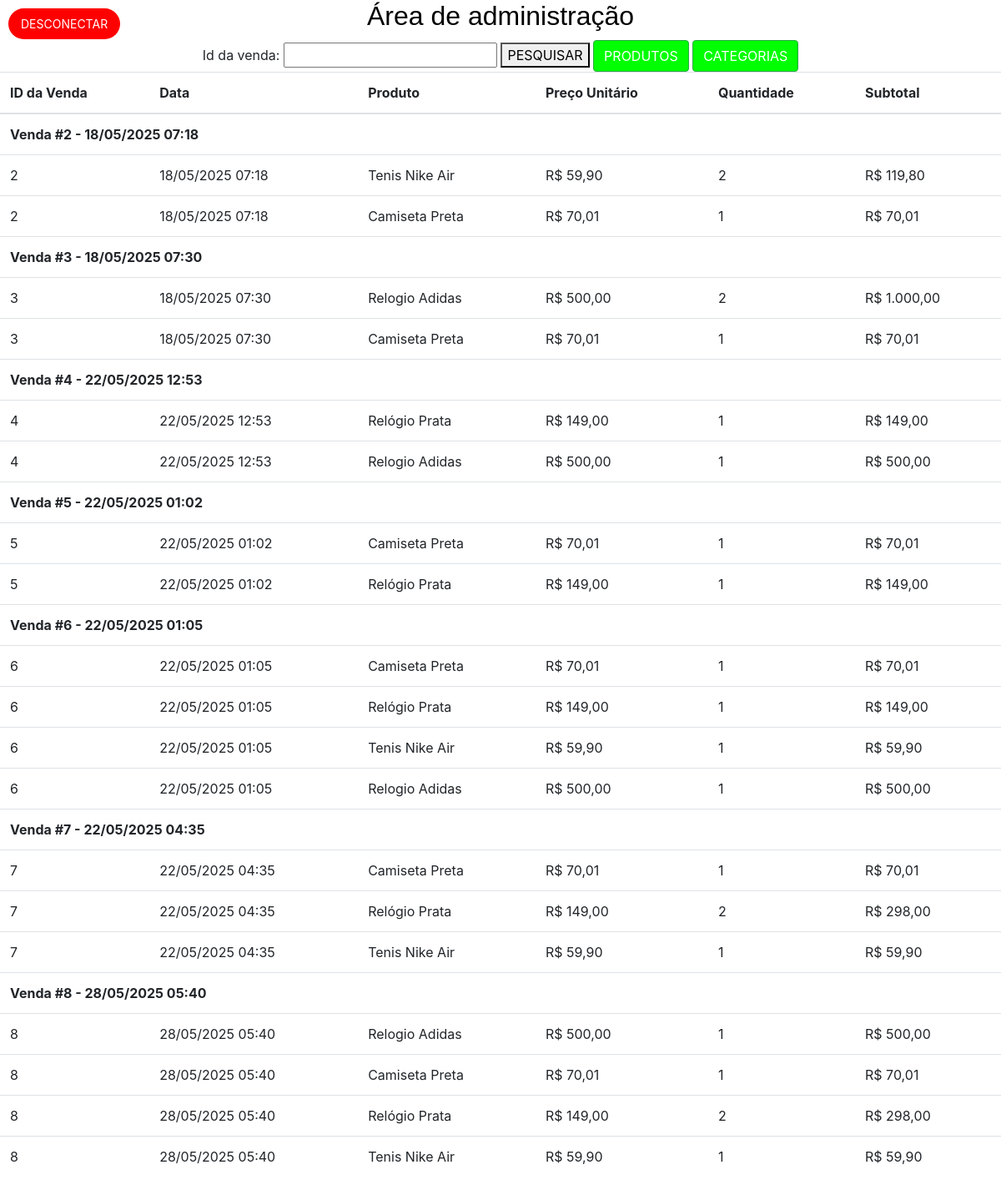
The page /admin.php (signed in) on the database its author committed.
### tables this page shows
CREATE TABLE `vendas_itens` (
  `id` int(11) NOT NULL,
  `venda_id` int(11) NOT NULL,
  `produto_id` int(11) NOT NULL,
  `quantidade` int(11) NOT NULL
);

CREATE TABLE `vendas` (
  `id` int(11) NOT NULL,
  `data_venda` datetime DEFAULT current_timestamp()
);

CREATE TABLE `produtos` (
  `id` int(11) NOT NULL,
  `nome` varchar(255) NOT NULL,
  `preco` decimal(10,2) NOT NULL,
  `imagem` blob DEFAULT NULL,
  `categoria_id` int(11) NOT NULL
);

### admin.php (the view, shortened to what this page needs)
<!DOCTYPE html>
<html lang="en">
<head>
    <link rel="stylesheet" href="https://cdn.jsdelivr.net/npm/bootstrap@4.6.2/dist/css/bootstrap.min.css"
>
</head>
<body>
    <h1 style="font-size: 32px; color:rgb(0, 0, 0); margin-bottom: 10px; text-align: center; font-family: Arial, sans-serif;">
        Área de administração
    </h1>
    <form action="admin.php" method="get" style="text-align: center;">
        <label for="aluno"> Id da venda:</label>
        <input type="text" name="vendas_id">
        <button type="submit" value="ENVIAR"> PESQUISAR </button>
        <a href="produtos.php" style="background-color: #00FF00" class="btn btn-success"> PRODUTOS </a>
        <a href="categorias.php" style="background-color: #00FF00" class="btn btn-success"> CATEGORIAS </a>
    </form>
    <form method="post" style="position: absolute; top: 10px; left: 10px;">
        <button type="submit" name="reset_session" style="background-color: red; color: white; border: none; padding: 8px 15px; font-size: 14px; cursor: pointer; border-radius: 20px;">
            DESCONECTAR
        </button>
    </form>
</body>
<body>
    <tbody>
        <?php
    include("banco.php");
    $vendas_id = "";
    $sql = "
        SELECT vendas.id AS venda_id,
           vendas.data_venda,
           produtos.nome AS nome_produto,
           produtos.preco,
           vendas_itens.quantidade
        FROM vendas
        INNER JOIN vendas_itens ON vendas.id = vendas_itens.venda_id
        INNER JOIN produtos ON vendas_itens.produto_id = produtos.id
        WHERE vendas.id LIKE '%$vendas_id%'
        ORDER BY vendas.id, vendas.data_venda";
    $retorno = $con->query($sql);
    if ($retorno->num_rows > 0) {
        echo "
        <table class='table table-hover'>
            <thead>
                <tr>
                    <th>ID da Venda</th>
                    <th>Data</th>
                    <th>Produto</th>
                    <th>Preço Unitário</th>
                    <th>Quantidade</th>
                    <th>Subtotal</th>
                </tr>
            </thead>
            <tbody>
        ";
    $ultima_venda = "";
    foreach ($retorno as $linha) {
        $venda_id = $linha['venda_id'];
        $subtotal = $linha['preco'] * $linha['quantidade'];
        if ($venda_id !== $ultima_venda) {
            echo "<tr><td colspan='6'><strong>Venda #$venda_id - " . date('d/m/Y H:i', strtotime($linha['data_venda'])) . "</strong></td></tr>";
            $ultima_venda = $venda_id;
        }
        echo "
            <tr>
                <td>" . $linha['venda_id'] . "</td>
                <td>" . date('d/m/Y H:i', strtotime($linha['data_venda'])) . "</td>
                <td>" . $linha['nome_produto'] . "</td>
                <td>R$ " . number_format($linha['preco'], 2, ',', '.') . "</td>
                <td>" . $linha['quantidade'] . "</td>
                <td>R$ " . number_format($subtotal, 2, ',', '.') . "</td>
            </tr>
        ";
    }
    echo "</tbody></table>";
} else {
    echo "<p style='text-align:center;'>Nenhuma venda encontrada.</p>";
}
?>
    </tbody>
</body>
</html>

### rows shown on the page
vendas_itens: venda "2", venda.data_venda "18/05/2025 07:18", produto.nome "Tenis Nike Air", produto.preco "59,90", quantidade "2", subtotal "119,80"
vendas_itens: venda "2", venda.data_venda "18/05/2025 07:18", produto.nome "Camiseta Preta", produto.preco "70,01", quantidade "1", subtotal "70,01"
vendas_itens: venda "3", venda.data_venda "18/05/2025 07:30", produto.nome "Relogio Adidas", produto.preco "500,00", quantidade "2", subtotal "1.000,00"
vendas_itens: venda "3", venda.data_venda "18/05/2025 07:30", produto.nome "Camiseta Preta", produto.preco "70,01", quantidade "1", subtotal "70,01"
vendas_itens: venda "4", venda.data_venda "22/05/2025 12:53", produto.nome "Relógio Prata", produto.preco "149,00", quantidade "1", subtotal "149,00"
vendas_itens: venda "4", venda.data_venda "22/05/2025 12:53", produto.nome "Relogio Adidas", produto.preco "500,00", quantidade "1", subtotal "500,00"
vendas_itens: venda "5", venda.data_venda "22/05/2025 01:02", produto.nome "Camiseta Preta", produto.preco "70,01", quantidade "1", subtotal "70,01"
vendas_itens: venda "5", venda.data_venda "22/05/2025 01:02", produto.nome "Relógio Prata", produto.preco "149,00", quantidade "1", subtotal "149,00"
vendas_itens: venda "6", venda.data_venda "22/05/2025 01:05", produto.nome "Camiseta Preta", produto.preco "70,01", quantidade "1", subtotal "70,01"
vendas_itens: venda "6", venda.data_venda "22/05/2025 01:05", produto.nome "Relógio Prata", produto.preco "149,00", quantidade "1", subtotal "149,00"
vendas_itens: venda "6", venda.data_venda "22/05/2025 01:05", produto.nome "Tenis Nike Air", produto.preco "59,90", quantidade "1", subtotal "59,90"
vendas_itens: venda "6", venda.data_venda "22/05/2025 01:05", produto.nome "Relogio Adidas", produto.preco "500,00", quantidade "1", subtotal "500,00"
vendas_itens: venda "7", venda.data_venda "22/05/2025 04:35", produto.nome "Camiseta Preta", produto.preco "70,01", quantidade "1", subtotal "70,01"
vendas_itens: venda "7", venda.data_venda "22/05/2025 04:35", produto.nome "Relógio Prata", produto.preco "149,00", quantidade "2", subtotal "298,00"
vendas_itens: venda "7", venda.data_venda "22/05/2025 04:35", produto.nome "Tenis Nike Air", produto.preco "59,90", quantidade "1", subtotal "59,90"
vendas_itens: venda "8", venda.data_venda "28/05/2025 05:40", produto.nome "Relogio Adidas", produto.preco "500,00", quantidade "1", subtotal "500,00"
vendas_itens: venda "8", venda.data_venda "28/05/2025 05:40", produto.nome "Camiseta Preta", produto.preco "70,01", quantidade "1", subtotal "70,01"
vendas_itens: venda "8", venda.data_venda "28/05/2025 05:40", produto.nome "Relógio Prata", produto.preco "149,00", quantidade "2", subtotal "298,00"
vendas_itens: venda "8", venda.data_venda "28/05/2025 05:40", produto.nome "Tenis Nike Air", produto.preco "59,90", quantidade "1", subtotal "59,90"
